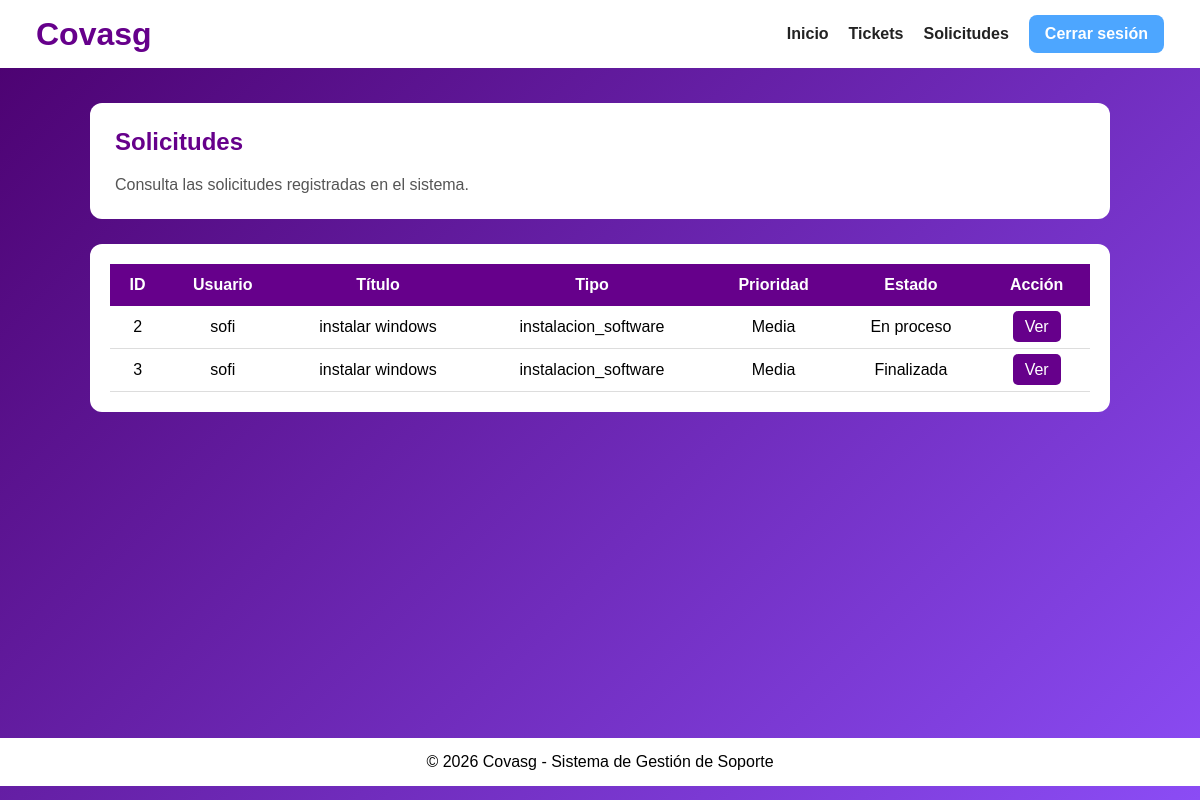
Page /tecnicos/solicitudes.php on the committed database.
### tables this page shows
CREATE TABLE `solicitud` (
  `id_solicitud` int(11) NOT NULL AUTO_INCREMENT,
  `id_usuario` int(11) NOT NULL,
  `titulo` varchar(150) NOT NULL,
  `tipo` varchar(50) NOT NULL,
  `prioridad` varchar(20) NOT NULL,
  `descripcion` text NOT NULL,
  `estado` varchar(20) NOT NULL DEFAULT 'Pendiente',
  `fecha_creacion` datetime DEFAULT current_timestamp(),
  PRIMARY KEY (`id_solicitud`),
  KEY `id_usuario` (`id_usuario`),
  CONSTRAINT `solicitud_ibfk_1` FOREIGN KEY (`id_usuario`) REFERENCES `usuario` (`id_usuario`)
);

CREATE TABLE `usuario` (
  `id_usuario` int(11) NOT NULL AUTO_INCREMENT,
  `id_rol` int(11) NOT NULL,
  `nombre` varchar(100) NOT NULL,
  `correo` varchar(100) NOT NULL,
  `contrasenia` varchar(255) NOT NULL,
  PRIMARY KEY (`id_usuario`),
  UNIQUE KEY `correo` (`correo`),
  KEY `fk_usuario_rol` (`id_rol`),
  CONSTRAINT `fk_usuario_rol` FOREIGN KEY (`id_rol`) REFERENCES `rol` (`id_rol`) ON UPDATE CASCADE
);

### tecnicos/solicitudes.php (the view, shortened to what this page needs)
<?php
include("../php/conexion.php");
$consulta = "SELECT solicitud.*, usuario.nombre
             FROM solicitud
             INNER JOIN usuario
             ON solicitud.id_usuario = usuario.id_usuario";
$resultado = mysqli_query($conexion, $consulta);
?>
<!DOCTYPE html>
<html lang="es">
<head>
    <link rel="stylesheet" href="css/estilotecnico.css">
</head>
<body>
<header>
    <h1>Covasg</h1>
    <nav>
        <a href="tecnicos.php">Inicio</a>
        <a href="tickets.php">Tickets</a>
        <a href="solicitudes.php">Solicitudes</a>
        <a href="../php/cerrarsesion.php" class="cerrar-sesion">Cerrar sesión</a>
    </nav>
</header>
<main>
    <div class="bienvenida">
        <h2>Solicitudes</h2>
        <p>Consulta las solicitudes registradas en el sistema.</p>
    </div>
    <div class="tabla-contenedor">
        <table>
            <tr>
                <th>ID</th>
                <th>Usuario</th>
                <th>Título</th>
                <th>Tipo</th>
                <th>Prioridad</th>
                <th>Estado</th>
                <th>Acción</th>
            </tr>
            <?php while ($solicitud = mysqli_fetch_array($resultado)) { ?>
                <tr>
                    <td><?php echo $solicitud["id_solicitud"]; ?></td>
                    <td><?php echo $solicitud["nombre"]; ?></td>
                    <td><?php echo $solicitud["titulo"]; ?></td>
                    <td><?php echo $solicitud["tipo"]; ?></td>
                    <td><?php echo $solicitud["prioridad"]; ?></td>
                    <td><?php echo $solicitud["estado"]; ?></td>
                    <td>
                        <a href="detallesolicitud.php?id=<?php echo $solicitud["id_solicitud"]; ?>">
                            Ver
                        </a>
                    </td>
                </tr>
            <?php } ?>
        </table>
    </div>
</main>
<footer>
    <p>© 2026 Covasg - Sistema de Gestión de Soporte</p>
</footer>
</body>
</html>

### tecnicos/css/estilotecnico.css (style rules this page uses)
body { margin: 0; font-family: Arial, sans-serif; background: linear-gradient(135deg, #4b006e, #8b4cf5); min-height: 100vh; }
header { background-color: white; padding: 15px 3%; display: flex; justify-content: space-between; align-items: center; }
header h1 { color: #66008b; margin: 0; }
nav { display: flex; align-items: center; gap: 20px; }
nav a { text-decoration: none; color: #222; font-weight: bold; }
.cerrar-sesion { background-color: #4da6ff; color: white; padding: 10px 16px; border-radius: 8px; }
main { width: 85%; margin: 35px auto; min-height: 75vh; }
.bienvenida { background-color: white; padding: 25px; border-radius: 12px; margin-bottom: 25px; }
.bienvenida h2 { color: #66008b; margin-top: 0; }
.bienvenida p { color: #555; margin-bottom: 0; }
footer { background-color: white; text-align: center; padding: 15px; }
footer p { margin: 0; }
.tabla-contenedor { background-color: white; padding: 20px; border-radius: 12px; }
table { width: 100%; border-collapse: collapse; }
th { background-color: #66008b; color: white; padding: 12px; }
td { padding: 12px; text-align: center; border-bottom: 1px solid #ddd; }
td a { text-decoration: none; background-color: #66008b; color: white; padding: 7px 12px; border-radius: 5px; }

### rows in the picture
solicitud: id_solicitud "2", id_usuario.nombre "sofi", titulo "instalar windows", tipo "instalacion_software", prioridad "Media", estado "En proceso"
solicitud: id_solicitud "3", id_usuario.nombre "sofi", titulo "instalar windows", tipo "instalacion_software", prioridad "Media", estado "Finalizada"
